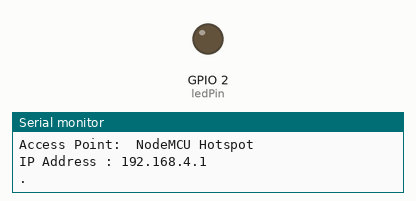
The sketch below on a simulated ESP8266 (NodeMCU). On the bench: output pins drawn as LEDs (lit = HIGH), the last lines printed to the serial monitor.

Above: at 0.6 s.
At 5.5 s:
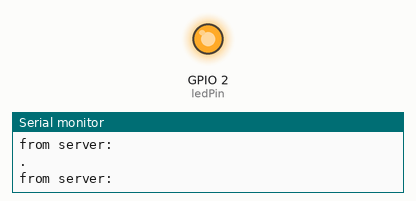
Timing chart, 0 to 7.4 s (numbered marks = the images above):
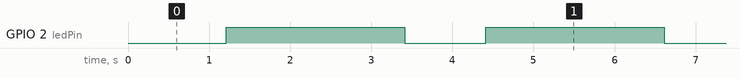

The sketch:

NodeMCU_Clint_Hotspot.ino
```cpp
/*  Connects to the home WiFi network
 *  Asks some network parameters
 *  Sends and receives message from the server in every 2 seconds
 *  Communicates: wifi_server_01.ino
 */
#include <SPI.h>
#include <ESP8266WiFi.h>

#define ledPin LED_BUILTIN
const char *ssid="NodeMCU Hotspot";           // SSID of your Hotspot
const char *pass="pawan12345";            // password of your Hotspot

unsigned long askTimer = 0;

IPAddress server(192, 168, 4, 2);       // the fix IP address of the server
WiFiClient client;

void setup() {
  Serial.begin(115200);
  delay(10);
  Serial.println('\n');
  WiFi.softAP(ssid,pass);
  Serial.print("Access Point:  ");
  Serial.println(ssid);
  Serial.print("IP Address : ");
  Serial.println(WiFi.softAPIP());
  pinMode(ledPin, OUTPUT);
}

void loop () {
  client.connect(server, 80);   // Connection to the server
  digitalWrite(ledPin, LOW);    // to show the communication only (inverted logic)
  Serial.println(".");
  client.println("Hello server! Are you sleeping?\r");  // sends the message to the server
  String answer = client.readStringUntil('\r');   // receives the answer from the sever
  Serial.println("from server: " + answer);
  client.flush();
  digitalWrite(ledPin, HIGH);
  delay(2000);                  // client will trigger the communication after two seconds
}
```

Measured:
- by itself, GPIO 2 (ledPin): alternates HIGH for 2.2 s and LOW for 1.0 s
